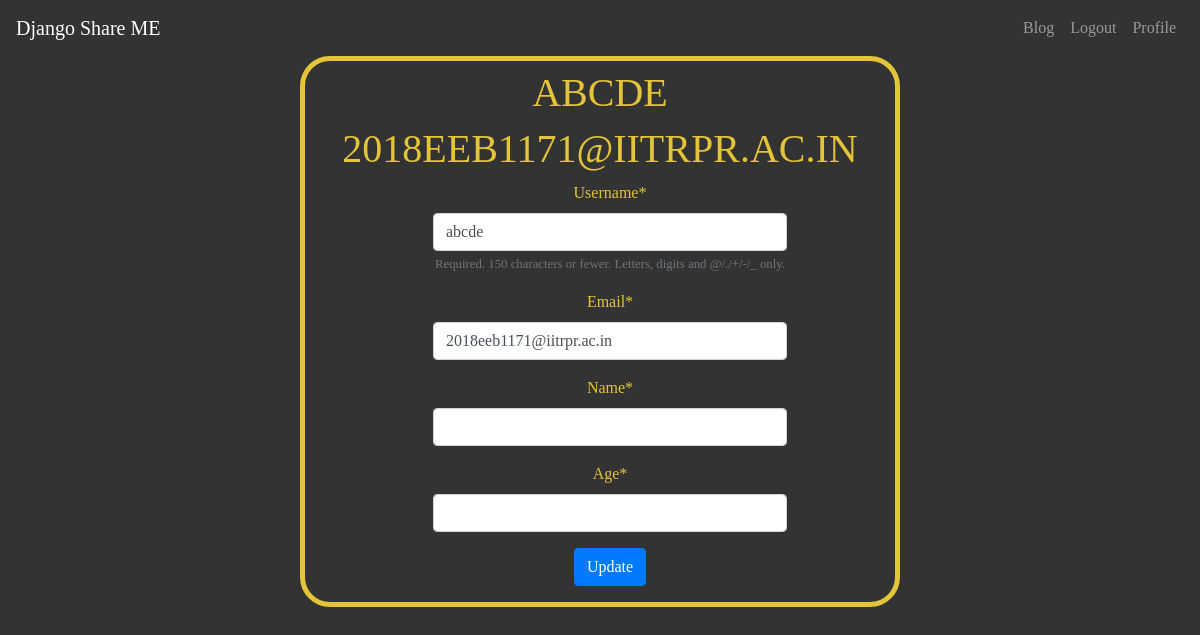
Page /profile (signed in) on the earlier database version.
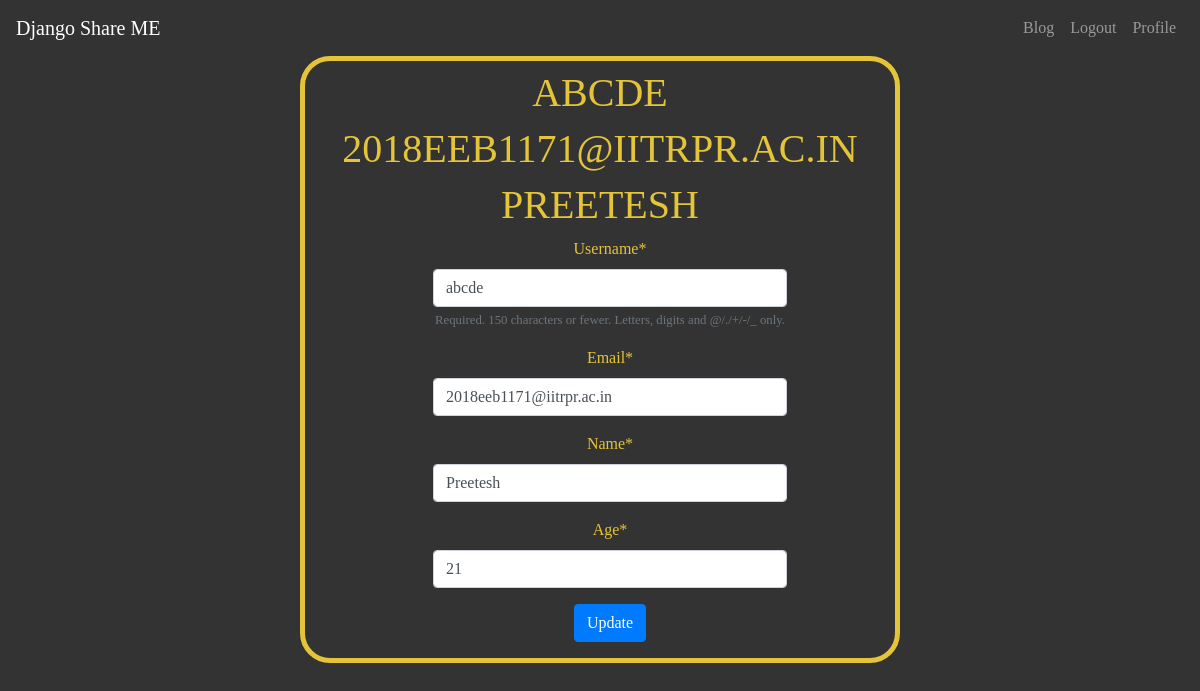
Same page on the later database version.
### registration/models.py (models this page shows, shortened)
class Profile(models.Model):
    user = models.OneToOneField(User, on_delete=models.CASCADE)
    name=models.CharField(max_length=20)
    age=models.IntegerField()

### registration/views.py (the view, shortened to what this page needs)
# urls.py: path('profile',views.profile,name='profile'),
@login_required
def profile(request):
    u_form=UserUpdatForm(instance=request.user)
    print("GG")
    print(request.user)
    try:
        request.user.profile
    except:
        request.user.profile=Profile()
    p_form=ProfileUpdate(instance=request.user.profile)
    context= {
        'u': u_form,
        'p':p_form
    }
    return render(request,'registration/profile.html',context=context)

### registration/forms.py
class UserUpdatForm(forms.ModelForm):
    email = forms.EmailField()
    class Meta:
        model=User
        fields=['username','email']

class ProfileUpdate(forms.ModelForm):
    class Meta:
        model= Profile
        fields = '__all__'

### registration/templates/registration/profile.html (shortened to what this page needs)
{% load static %} {% load crispy_forms_tags%}
<html>
<head>
    <link <link rel="stylesheet" href="https://stackpath.bootstrapcdn.com/bootstrap/4.4.1/css/bootstrap.min.css">
</head>
<body>
    <nav class="navbar navbar-expand-sm  navbar-dark">
        <a class="navbar-brand" href="{% url 'blog' %}">Django Share ME</a>
        <ul class="navbar-nav " style=" margin-left: auto;">
            <li class="nav-item">
                <a class="nav-link" href={% url 'blog' %}>Blog</a>
            </li>
            {% if user.is_authenticated %}
            <li class="nav-item">
                <a class="nav-link" href={% url 'logout' %}>Logout</a>
            </li>
            <li class="nav-item">
                <a class="nav-link" href={% url 'profile' %}>Profile</a>
            </li>
            {%else%}
            <li class="nav-item">
                <a class="nav-link" href={% url 'login' %}>Log-In</a>
            </li>
            {% endif %}
        </ul>
    </nav>
    <center>
        <div class="diva">
            <h1>{{ user.username }}</h1>
            <h1 style="color: #e4c439;">{{ user.email }}</h1>
            <h1 style="color: #e4c439;">{{ user.profile.name }}</h1>
            <form method="POST" class="">
                {% csrf_token %} {{ u|crispy }} {{ p|crispy }} {% if message is None %}
                <button type="submit" class="btn btn-primary">Update</button>{% endif%}
            </form>
        </div>
    </center>
</body>
</html>

### registration/templates/registration/profile.html (style rules this page uses)
body { background: #333; line-height: 1.5; font-family: "Caveat", cursive; }
.diva { border: 5px solid #e4c439; border-radius: 30px; width: 50%; }
h1 { color: #e4c439; text-transform: uppercase; }
form { color: #e4c439; width: 60%; margin-left: 20px; }

Differences in the rows shown:
added Profile: name "Preetesh", age "21"
Other differences:
{{ user.profile.name }}: (not shown) → "PREETESH"
